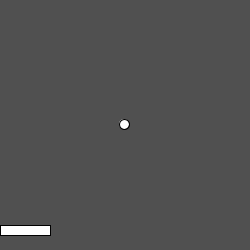
Frame 1 (no input)
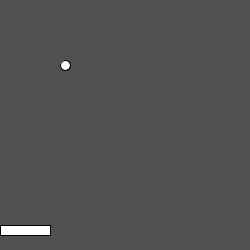
Frame 60 (the mouse pressed at the canvas centre just before this capture)
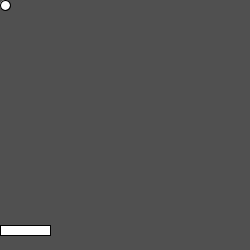
Frame 120 (the mouse held since frame 60 and released just before this capture)

The Processing sketch that drew these frames (run headless with seeded random() and noise(); from frame 60 on, the mouse is pressed at the canvas centre):

// Processing sketch: f_3_6
// ── f_3_6.pde
int playerX = 0;
int ballX = 125;
int ballY = 125;
boolean boolY = true;
boolean boolX = true;
int Xran = round(random(0.5, 2.0));
int Yran = round(random(0.5, 2.0));
boolean gameOver = false;
void setup() {
  size(250, 250);
}
void draw() {
  background(80);
  if (gameOver == false) {
    rect(playerX, height-25, 50, 10);
    if (ballX >= width) {
      boolX = true;
    } else if (ballX <= 0) {
      boolX = false;
    }
    if (boolX == true) {
      ballX = ballX-Xran;
    } else if (boolX == false) {
      ballX = ballX+Xran;
    }
    if (ballY <= 0) {
      boolY = false;
    } else if (ballY >= height) {
      gameOver = true;
    }
    if (ballX <= playerX+50 && ballX >= playerX && ballY >= height-30 && ballY <= height-15) {
      boolY = true;
    }
    if (boolY == false) {
      ballY = ballY+Yran;
    } else if (boolY == true) {
      ballY = ballY-Yran;
    }
    ellipse(ballX, ballY, 10, 10);
  } else {
    textSize(30);
    text("Press SPACE", 30, 125);
  }
}
void keyPressed() {
  if (keyCode == LEFT) {
    playerX -= 5;
  }
  if (keyCode == RIGHT) {
    playerX += 5;
  }
  if (gameOver == true) {
    if (key == 32) {
      gameOver = false;
      ballX = 125;
      ballY = 125;
      boolY = true;
    }
  }
}
